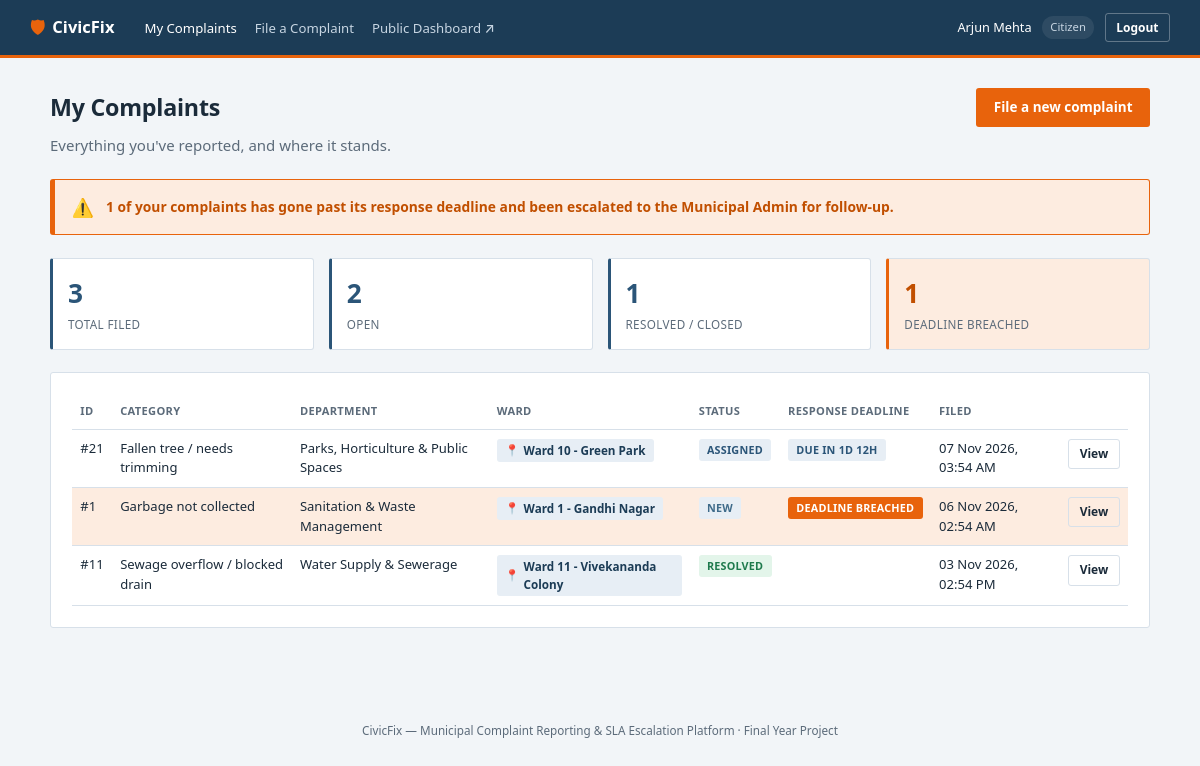
The page /index.php?route=citizen/dashboard (signed in) on the database its author committed.
### tables this page shows
CREATE TABLE complaints (
    id                      INT AUTO_INCREMENT PRIMARY KEY,
    citizen_id              INT NOT NULL,
    category_id             INT NOT NULL,
    department_id           INT NOT NULL,    
    ward_id                 INT NOT NULL,
    address_line            VARCHAR(255) NOT NULL,
    description             TEXT NOT NULL,
    photo_path              VARCHAR(255) NULL,
    status                  ENUM('new','assigned','in_progress','resolved','closed') NOT NULL DEFAULT 'new',
    assigned_officer_id     INT NULL,
    resolution_photo_path   VARCHAR(255) NULL,
    resolved_at             DATETIME NULL,
    closed_at               DATETIME NULL,
    citizen_rating          TINYINT UNSIGNED NULL,           
    citizen_rating_comment  VARCHAR(500) NULL,
    reopen_count            TINYINT UNSIGNED NOT NULL DEFAULT 0,  
    created_at              TIMESTAMP NOT NULL DEFAULT CURRENT_TIMESTAMP,
    FOREIGN KEY (citizen_id) REFERENCES users(id),
    FOREIGN KEY (category_id) REFERENCES categories(id),
    FOREIGN KEY (department_id) REFERENCES departments(id),
    FOREIGN KEY (ward_id) REFERENCES wards(id),
    FOREIGN KEY (assigned_officer_id) REFERENCES users(id),
    KEY idx_complaints_department_status (department_id, status),
    KEY idx_complaints_citizen (citizen_id),
    KEY idx_complaints_ward (ward_id),
    KEY idx_complaints_status (status)
);

CREATE TABLE categories (
    id            INT AUTO_INCREMENT PRIMARY KEY,
    name          VARCHAR(150) NOT NULL,
    department_id INT NOT NULL,
    sla_hours     INT NOT NULL,            
    created_at    TIMESTAMP NOT NULL DEFAULT CURRENT_TIMESTAMP,
    FOREIGN KEY (department_id) REFERENCES departments(id),
    KEY idx_categories_department (department_id)
);

CREATE TABLE departments (
    id            INT AUTO_INCREMENT PRIMARY KEY,
    name          VARCHAR(120) NOT NULL UNIQUE,
    description   VARCHAR(255) NULL,
    created_at    TIMESTAMP NOT NULL DEFAULT CURRENT_TIMESTAMP
);

CREATE TABLE wards (
    id            INT AUTO_INCREMENT PRIMARY KEY,
    name          VARCHAR(100) NOT NULL UNIQUE,
    created_at    TIMESTAMP NOT NULL DEFAULT CURRENT_TIMESTAMP
);

### app/controllers/CitizenController.php (called while the page is built, shortened)
<?php
require_once __DIR__ . '/../models/Complaint.php';
class CitizenController
{
    public function dashboard(): void
    {
        $complaints = Complaint::forCitizen(Auth::id());
        $open = array_filter($complaints, fn($c) => in_array($c['status'], Complaint::OPEN_STATUSES, true));
        $breached = array_filter($open, fn($c) => Complaint::isBreached($c));
        $stats = [
            'total'    => count($complaints),
            'open'     => count($open),
            'resolved' => count(array_filter($complaints, fn($c) => in_array($c['status'], ['resolved', 'closed'], true))),
            'breached' => count($breached),
        ];
        require __DIR__ . '/../views/citizen/dashboard.php';
    }
}

### public/index.php (called while the page is built, shortened)
<?php
require_once __DIR__ . '/../core/helpers.php';
require_once __DIR__ . '/../core/Database.php';
require_once __DIR__ . '/../core/Auth.php';
require_once __DIR__ . '/../app/models/Complaint.php';
require_once __DIR__ . '/../app/controllers/CitizenController.php';
$router = new Router();
$router->get('stats', fn() => (new PublicController())->dashboard());
$router->get('login', fn() => (new AuthController())->showLogin());
$router->post('login', fn() => (new AuthController())->login());
$router->post('logout', fn() => (new AuthController())->logout());
$router->get('register', fn() => (new AuthController())->showRegister());
$router->post('register', fn() => (new AuthController())->register());
$router->get('admin/dashboard', fn() => (new AdminController())->dashboard());
$router->get('admin/departments', fn() => (new AdminController())->departments());
$router->post('admin/departments/store', fn() => (new AdminController())->departmentStore());
$router->post('admin/departments/update', fn() => (new AdminController())->departmentUpdate());
$router->post('admin/departments/delete', fn() => (new AdminController())->departmentDelete());
$router->get('admin/categories', fn() => (new AdminController())->categories());
$router->post('admin/categories/store', fn() => (new AdminController())->categoryStore());
$router->post('admin/categories/update', fn() => (new AdminController())->categoryUpdate());
$router->post('admin/categories/delete', fn() => (new AdminController())->categoryDelete());
$router->get('admin/wards', fn() => (new AdminController())->wards());
$router->post('admin/wards/store', fn() => (new AdminController())->wardStore());
$router->post('admin/wards/update', fn() => (new AdminController())->wardUpdate());
$router->post('admin/wards/delete', fn() => (new AdminController())->wardDelete());
$router->get('admin/officers', fn() => (new AdminController())->officers());
$router->post('admin/officers/store', fn() => (new AdminController())->officerStore());
$router->post('admin/officers/status', fn() => (new AdminController())->officerStatus());
$router->get('admin/complaints', fn() => (new AdminController())->complaints());
$router->get('admin/complaints/view', fn() => (new AdminController())->complaintView());
$router->post('admin/complaints/comment', fn() => (new AdminController())->commentStore());
$router->post('admin/complaints/force-close', fn() => (new AdminController())->forceCloseComplaint());
$router->get('admin/escalations', fn() => (new AdminController())->escalations());
$router->get('admin/reports/officers', fn() => (new AdminController())->officerPerformance());
$router->get('officer/dashboard', fn() => (new OfficerController())->dashboard());
$router->get('officer/queue', fn() => (new OfficerController())->queue());
$router->get('officer/complaints/view', fn() => (new OfficerController())->complaintView());
$router->post('officer/complaints/claim', fn() => (new OfficerController())->claim());
$router->post('officer/complaints/status', fn() => (new OfficerController())->updateStatus());
$router->post('officer/complaints/comment', fn() => (new OfficerController())->commentStore());
$router->get('citizen/dashboard', fn() => (new CitizenController())->dashboard());
$router->get('citizen/complaints/new', fn() => (new CitizenController())->newForm());
$router->post('citizen/complaints/store', fn() => (new CitizenController())->store());
$router->get('citizen/complaints/view', fn() => (new CitizenController())->complaintView());
$router->post('citizen/complaints/rate', fn() => (new CitizenController())->rateComplaint());
$router->post('citizen/complaints/reopen', fn() => (new CitizenController())->reopenComplaint());
$router->post('citizen/complaints/upvote', fn() => (new CitizenController())->upvote());
$router->post('citizen/complaints/comment', fn() => (new CitizenController())->commentStore());
$route = $_GET['route'] ?? '';
$router->dispatch($_SERVER['REQUEST_METHOD'], $route);

### core/Router.php (called while the page is built, shortened)
<?php
class Router
{
    private array $routes = ['GET' => [], 'POST' => []];
    public function get(string $route, callable $handler): void
    {
        $this->routes['GET'][$route] = $handler;
    }
    public function post(string $route, callable $handler): void
    {
        $this->routes['POST'][$route] = $handler;
    }
    public function dispatch(string $method, string $route): void
    {
        $handler = $this->routes[$method][$route] ?? null;
        try {
            $handler();
        } catch (Throwable $e) {
            error_log($e->getMessage());
            http_response_code(500);
            require __DIR__ . '/../app/views/errors/500.php';
        }
    }
}

### core/Auth.php (called while the page is built, shortened)
<?php
require_once __DIR__ . '/Database.php';
class Auth
{
    public static function id(): ?int
    {
        return $_SESSION['user_id'] ?? null;
    }
}

### config/database.php (called while the page is built)
<?php
return [
    'host'     => '127.0.0.1',
    'port'     => 3306,
    'database' => 'civicfix',
    'username' => 'root',
    'password' => '',
    'charset'  => 'utf8mb4',
];

### core/Database.php (called while the page is built)
<?php
class Database
{
    private static ?PDO $instance = null;
    public static function connect(): PDO
    {
        if (self::$instance === null) {
            $config = require __DIR__ . '/../config/database.php';
            $dsn = sprintf(
                'mysql:host=%s;port=%d;dbname=%s;charset=%s',
                $config['host'],
                $config['port'],
                $config['database'],
                $config['charset']
            );
            self::$instance = new PDO($dsn, $config['username'], $config['password'], [
                PDO::ATTR_ERRMODE            => PDO::ERRMODE_EXCEPTION,
                PDO::ATTR_DEFAULT_FETCH_MODE => PDO::FETCH_ASSOC,
                PDO::ATTR_EMULATE_PREPARES   => false,
            ]);
        }
        return self::$instance;
    }
}

### app/models/Complaint.php (called while the page is built, shortened)
<?php
require_once __DIR__ . '/../../core/Database.php';
class Complaint
{
    public static function isBreached(array $complaint): bool
    {
        if (in_array($complaint['status'], ['resolved', 'closed'], true)) {
            return false;
        }
        $deadline = strtotime($complaint['created_at']) + ((int)$complaint['sla_hours'] * 3600);
        return time() > $deadline;
    }
    public static function slaDeadline(array $complaint): int
    {
        return strtotime($complaint['created_at']) + ((int)$complaint['sla_hours'] * 3600);
    }
    public static function forCitizen(int $citizenId): array
    {
        $stmt = Database::connect()->prepare(
            self::SELECT_BASE . ' WHERE cp.citizen_id = ? ORDER BY cp.created_at DESC'
        );
        $stmt->execute([$citizenId]);
        return $stmt->fetchAll();
    }
}

### app/views/citizen/dashboard.php (the view, shortened to what this page needs)
<?php $pageTitle = 'My Complaints'; require __DIR__ . '/../partials/header.php'; require __DIR__ . '/../partials/navbar.php'; ?>
<main class="page">
    <div class="card-head">
        <h1>My Complaints</h1>
        <a href="/index.php?route=citizen/complaints/new" class="btn btn-accent">File a new complaint</a>
    </div>
    <p class="page-sub">Everything you've reported, and where it stands.</p>
    <?php if ($stats['breached'] > 0): ?>
        <div class="escalation-banner">
            <span class="icon">&#9888;&#65039;</span>
            <span><strong><?= (int)$stats['breached'] ?></strong> of your complaints
            <?= $stats['breached'] === 1 ? 'has' : 'have' ?> gone past its response deadline and been escalated to the Municipal Admin for follow-up.</span>
        </div>
    <?php endif; ?>
    <div class="stat-grid">
        <div class="stat-tile"><span class="stat-value"><?= (int)$stats['total'] ?></span><span class="stat-label">Total Filed</span></div>
        <div class="stat-tile"><span class="stat-value"><?= (int)$stats['open'] ?></span><span class="stat-label">Open</span></div>
        <div class="stat-tile"><span class="stat-value"><?= (int)$stats['resolved'] ?></span><span class="stat-label">Resolved / Closed</span></div>
        <div class="stat-tile stat-alert"><span class="stat-value"><?= (int)$stats['breached'] ?></span><span class="stat-label">Deadline Breached</span></div>
    </div>
    <div class="card">
        <?php if (empty($complaints)): ?>
            <p class="empty-state">You haven't filed any complaints yet. <a href="/index.php?route=citizen/complaints/new">File your first one</a>.</p>
        <?php else: ?>
        <div class="table-scroll">
        <table class="data-table">
            <tr><th>ID</th><th>Category</th><th>Department</th><th>Ward</th><th>Status</th><th>Response Deadline</th><th>Filed</th><th></th></tr>
            <?php foreach ($complaints as $c): ?>
                <tr class="<?= Complaint::isBreached($c) ? 'row-breached' : '' ?>">
                    <td>#<?= (int)$c['id'] ?></td>
                    <td><?= e($c['category_name']) ?></td>
                    <td><?= e($c['department_name']) ?></td>
                    <td><span class="badge-ward"><?= e($c['ward_name']) ?></span></td>
                    <td><span class="badge badge-<?= e($c['status']) ?>"><?= e(status_label($c['status'])) ?></span></td>
                    <td><?= sla_badge($c) ?></td>
                    <td><?= format_datetime($c['created_at']) ?></td>
                    <td><a class="btn btn-ghost btn-sm" href="/index.php?route=citizen/complaints/view&id=<?= (int)$c['id'] ?>">View</a></td>
                </tr>
            <?php endforeach; ?>
        </table>
        </div>
        <?php endif; ?>
    </div>
</main>
<?php require __DIR__ . '/../partials/footer.php'; ?>

### core/helpers.php (shortened to what this page needs)
<?php
function e(?string $value): string
{
    return htmlspecialchars($value ?? '', ENT_QUOTES, 'UTF-8');
}
function format_datetime(?string $datetime): string
{
    $ts = strtotime($datetime);
    return $ts === false ? '-' : date('d M Y, h:i A', $ts);
}
function status_label(string $status): string
{
    return match ($status) {
        'new'         => 'New',
        'assigned'    => 'Assigned',
        'in_progress' => 'In Progress',
        'resolved'    => 'Resolved',
        'closed'      => 'Closed',
        default       => ucfirst($status),
    };
}
function sla_badge(array $complaint): string
{
    if (in_array($complaint['status'], ['resolved', 'closed'], true)) {
        return '';
    }
    if (Complaint::isBreached($complaint)) {
        return '<span class="badge badge-breach">Deadline Breached</span>';
    }
    $deadline = Complaint::slaDeadline($complaint);
    $remaining = duration_between(date('Y-m-d H:i:s'), date('Y-m-d H:i:s', $deadline));
    return '<span class="badge badge-new" style="background:var(--steel-light);color:var(--steel)">Due in ' . e($remaining) . '</span>';
}
function duration_between(string $start, ?string $end = null): string
{
    $startTs = strtotime($start);
    $endTs = $end !== null ? strtotime($end) : time();
    $seconds = $endTs - $startTs;
    $days = intdiv($seconds, 86400);
    $hours = intdiv($seconds % 86400, 3600);
    if ($days > 0) {
        return "{$days}d {$hours}h";
    }
    $minutes = intdiv($seconds % 3600, 60);
    return "{$minutes}m";
}

### rows shown on the page
complaints: id "21", category.name "Fallen tree / needs trimming", department.name "Parks, Horticulture & Public Spaces", ward.name "Ward 10 - Green Park", status "ASSIGNED", created_at.sla_hours "1D 12H", created_at "07 Nov 2026, 03:54 AM"
complaints: id "1", category.name "Garbage not collected", department.name "Sanitation & Waste Management", ward.name "Ward 1 - Gandhi Nagar", status "NEW", shows "DEADLINE BREACHED", created_at "06 Nov 2026, 02:54 AM"
complaints: id "11", category.name "Sewage overflow / blocked drain", department.name "Water Supply & Sewerage", ward.name "Ward 11 - Vivekananda Colony", status "RESOLVED", created_at "03 Nov 2026, 02:54 PM"

### other values the page prints
$label "My Complaints"
$label "File a Complaint"
Auth::name() "Arjun Mehta"
str_replace('_', ' ', $role) "Citizen"
$stats['breached'] "1"
$stats['total'] "3"
$stats['open'] "2"
$stats['resolved'] "1"
